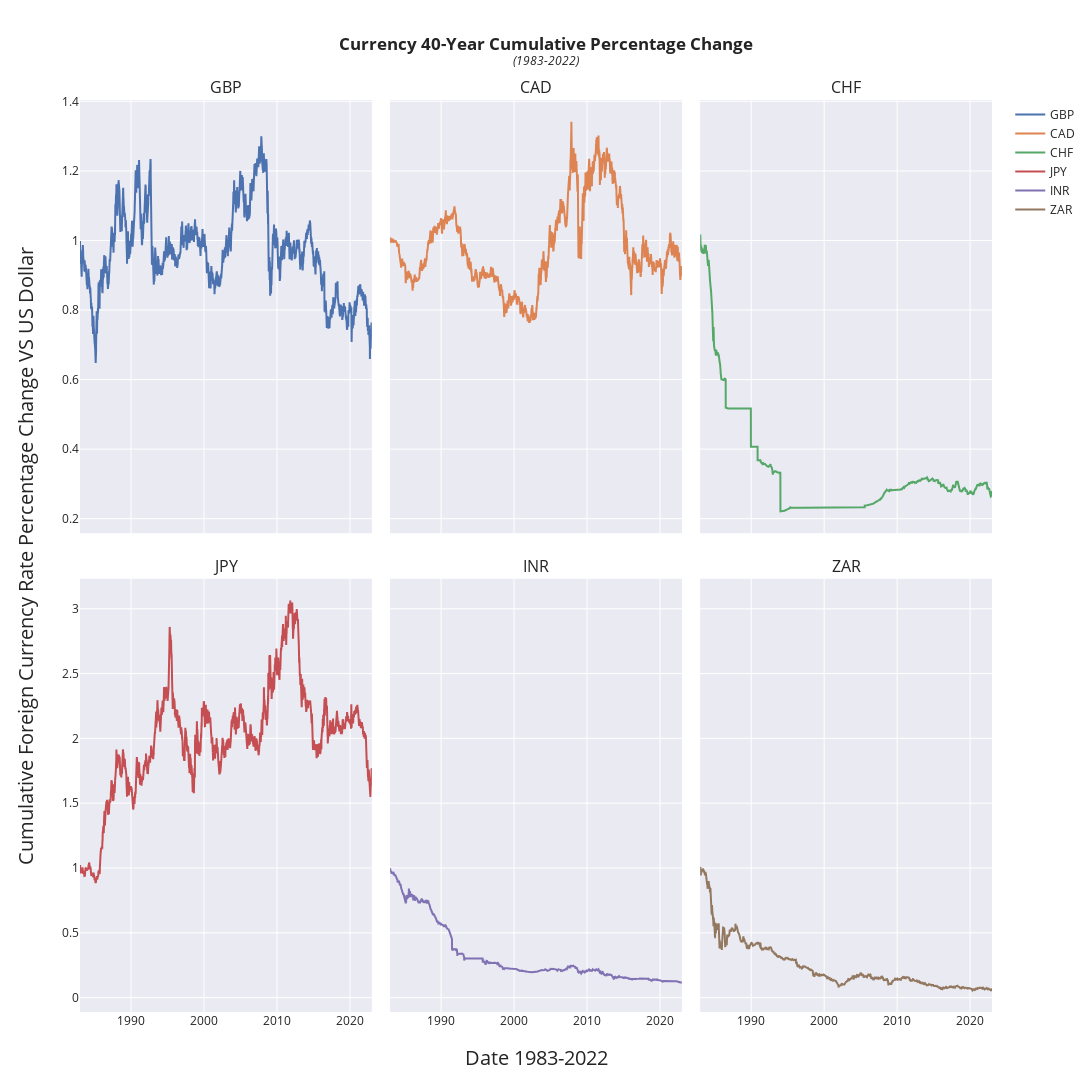

Write notebook code for a chart like this one.
### Code cell
from plotly.subplots import make_subplots
import plotly.graph_objects as go

# Get min/max values for scaling
max_x = aligned_diff.index.max()
min_x = aligned_diff.index.min()
max_y = aligned_diff.max().max()
min_y = aligned_diff.min().min()

# Set the hovertemplate to percent for more readable hover labels
ht = '%{y:,.1%}'

layout = {
    'title': '<b>Currency 40-Year Cumulative Percentage Change</b><br><sup><i>(1983-2022)</i></sup>',
    'width': 2400,
    'height': 1200,
    'template': 'seaborn',
    'hovermode': 'x unified',
}

fig = make_subplots(rows=2, cols=3, shared_xaxes=True, vertical_spacing=0.05, horizontal_spacing=0.02,
                    subplot_titles=([ccy for ccy in aligned_diff]), shared_yaxes=True, 
                    x_title='Date 1983-2022', y_title='Cumulative Foreign Currency Rate Percentage Change VS US Dollar')

for i, ccy in enumerate(aligned_diff):
    trace = go.Scatter(x=aligned_diff.index, y=aligned_diff[ccy], mode='lines', name=ccy, hovertemplate=ht)
    if i // 3 < 1:
        fig.add_trace(trace, row=1, col=i+1)
    else:
        fig.add_trace(trace, row=2, col=i-2)

fig.update_layout(layout)
for i in fig.layout.annotations[-2:]:
    i.font.size = 20  # Bit of a hacky way to change the font size of the x/y labels, but it works

fig.show()

### Figure 1 — Plotly figure (JSON) as saved in the notebook; plotly's stock layout.template omitted (floating-point values rounded to 4 significant figures; data arrays with more than 128 entries replaced by an {"elided": "..."} marker saying what was removed)
{"data": [{"hovertemplate": "%{y:,.1%}", "mode": "lines", "name": "GBP", "type": "scatter", "x": {"elided": "10434 str values"}, "xaxis": "x", "y": {"elided": "10434 float values"}, "yaxis": "y"}, {"hovertemplate": "%{y:,.1%}", "mode": "lines", "name": "CAD", "type": "scatter", "x": {"elided": "10434 str values"}, "xaxis": "x2", "y": {"elided": "10434 float values"}, "yaxis": "y2"}, {"hovertemplate": "%{y:,.1%}", "mode": "lines", "name": "CHF", "type": "scatter", "x": {"elided": "10434 str values"}, "xaxis": "x3", "y": {"elided": "10434 float values"}, "yaxis": "y3"}, {"hovertemplate": "%{y:,.1%}", "mode": "lines", "name": "JPY", "type": "scatter", "x": {"elided": "10434 str values"}, "xaxis": "x4", "y": {"elided": "10434 float values"}, "yaxis": "y4"}, {"hovertemplate": "%{y:,.1%}", "mode": "lines", "name": "INR", "type": "scatter", "x": {"elided": "10434 str values"}, "xaxis": "x5", "y": {"elided": "10434 float values"}, "yaxis": "y5"}, {"hovertemplate": "%{y:,.1%}", "mode": "lines", "name": "ZAR", "type": "scatter", "x": {"elided": "10434 str values"}, "xaxis": "x6", "y": {"elided": "10434 float values"}, "yaxis": "y6"}], "layout": {"annotations": [{"font": {"size": 16}, "showarrow": false, "text": "GBP", "x": 0.16, "xanchor": "center", "xref": "paper", "y": 1, "yanchor": "bottom", "yref": "paper"}, {"font": {"size": 16}, "showarrow": false, "text": "CAD", "x": 0.5, "xanchor": "center", "xref": "paper", "y": 1, "yanchor": "bottom", "yref": "paper"}, {"font": {"size": 16}, "showarrow": false, "text": "CHF", "x": 0.84, "xanchor": "center", "xref": "paper", "y": 1, "yanchor": "bottom", "yref": "paper"}, {"font": {"size": 16}, "showarrow": false, "text": "JPY", "x": 0.16, "xanchor": "center", "xref": "paper", "y": 0.475, "yanchor": "bottom", "yref": "paper"}, {"font": {"size": 16}, "showarrow": false, "text": "INR", "x": 0.5, "xanchor": "center", "xref": "paper", "y": 0.475, "yanchor": "bottom", "yref": "paper"}, {"font": {"size": 16}, "showarrow": false, "text": "ZAR", "x": 0.84, "xanchor": "center", "xref": "paper", "y": 0.475, "yanchor": "bottom", "yref": "paper"}, {"font": {"size": 20}, "showarrow": false, "text": "Date 1983-2022", "x": 0.5, "xanchor": "center", "xref": "paper", "y": 0, "yanchor": "top", "yref": "paper", "yshift": -30}, {"font": {"size": 20}, "showarrow": false, "text": "Cumulative Foreign Currency Rate Percentage Change VS US Dollar", "textangle": -90, "x": 0, "xanchor": "right", "xref": "paper", "xshift": -40, "y": 0.5, "yanchor": "middle", "yref": "paper"}], "height": 1200, "hovermode": "x unified", "title": {"text": "<b>Currency 40-Year Cumulative Percentage Change</b><br><sup><i>(1983-2022)</i></sup>"}, "width": 2400, "xaxis": {"anchor": "y", "domain": [0, 0.32], "matches": "x4", "showticklabels": false}, "xaxis2": {"anchor": "y2", "domain": [0.34, 0.66], "matches": "x5", "showticklabels": false}, "xaxis3": {"anchor": "y3", "domain": [0.68, 1], "matches": "x6", "showticklabels": false}, "xaxis4": {"anchor": "y4", "domain": [0, 0.32]}, "xaxis5": {"anchor": "y5", "domain": [0.34, 0.66]}, "xaxis6": {"anchor": "y6", "domain": [0.68, 1]}, "yaxis": {"anchor": "x", "domain": [0.525, 1]}, "yaxis2": {"anchor": "x2", "domain": [0.525, 1], "matches": "y", "showticklabels": false}, "yaxis3": {"anchor": "x3", "domain": [0.525, 1], "matches": "y", "showticklabels": false}, "yaxis4": {"anchor": "x4", "domain": [0, 0.475]}, "yaxis5": {"anchor": "x5", "domain": [0, 0.475], "matches": "y4", "showticklabels": false}, "yaxis6": {"anchor": "x6", "domain": [0, 0.475], "matches": "y4", "showticklabels": false}}}
